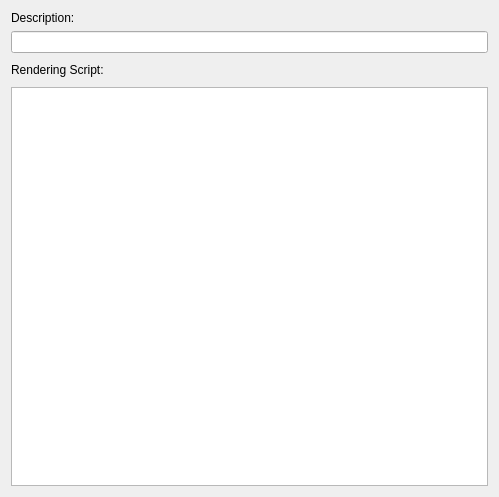
<?xml version="1.0" encoding="UTF-8"?>
<ui version="4.0">
 <class>LabelDefinitionPropertiesWidget</class>
 <widget class="QWidget" name="LabelDefinitionPropertiesWidget">
  <property name="geometry">
   <rect>
    <x>0</x>
    <y>0</y>
    <width>499</width>
    <height>497</height>
   </rect>
  </property>
  <property name="windowTitle">
   <string>LabelDefinitionPropertiesWidget</string>
  </property>
  <layout class="QVBoxLayout" name="verticalLayout">
   <property name="leftMargin">
    <number>0</number>
   </property>
   <property name="topMargin">
    <number>0</number>
   </property>
   <property name="rightMargin">
    <number>0</number>
   </property>
   <property name="bottomMargin">
    <number>0</number>
   </property>
   <item>
    <widget class="QStackedWidget" name="stackedWidget">
     <property name="currentIndex">
      <number>0</number>
     </property>
     <widget class="QWidget" name="marker_page">
      <layout class="QVBoxLayout" name="verticalLayout_2">
       <item>
        <widget class="QLabel" name="label_2">
         <property name="text">
          <string>Description:</string>
         </property>
        </widget>
       </item>
       <item>
        <widget class="QLineEdit" name="description_lineEdit"/>
       </item>
       <item>
        <widget class="QWidget" name="widget_3" native="true">
         <layout class="QHBoxLayout" name="horizontalLayout_3">
          <property name="leftMargin">
           <number>0</number>
          </property>
          <property name="topMargin">
           <number>0</number>
          </property>
          <property name="rightMargin">
           <number>0</number>
          </property>
          <property name="bottomMargin">
           <number>0</number>
          </property>
          <item>
           <widget class="QLabel" name="label">
            <property name="sizePolicy">
             <sizepolicy hsizetype="MinimumExpanding" vsizetype="Preferred">
              <horstretch>0</horstretch>
              <verstretch>0</verstretch>
             </sizepolicy>
            </property>
            <property name="text">
             <string>Rendering Script:</string>
            </property>
           </widget>
          </item>
          <item>
           <widget class="QPushButton" name="add_code_line_pushButton">
            <property name="text">
             <string/>
            </property>
            <property name="icon">
             <iconset resource="MainWindow.qrc">
              <normaloff>:/MainWindow/Resources/add.ico</normaloff>:/MainWindow/Resources/add.ico</iconset>
            </property>
            <property name="flat">
             <bool>true</bool>
            </property>
           </widget>
          </item>
         </layout>
        </widget>
       </item>
       <item>
        <widget class="QTextEdit" name="rendering_script_textEdit">
         <property name="font">
          <font>
           <family>Courier New</family>
           <pointsize>10</pointsize>
          </font>
         </property>
         <property name="lineWrapMode">
          <enum>QTextEdit::NoWrap</enum>
         </property>
        </widget>
       </item>
      </layout>
     </widget>
     <widget class="QWidget" name="empty_page"/>
     <widget class="QWidget" name="category_page">
      <layout class="QFormLayout" name="formLayout">
       <item row="0" column="0">
        <widget class="QLabel" name="label_3">
         <property name="text">
          <string>Category value:</string>
         </property>
        </widget>
       </item>
       <item row="0" column="1">
        <widget class="QWidget" name="widget" native="true">
         <layout class="QHBoxLayout" name="horizontalLayout">
          <property name="leftMargin">
           <number>0</number>
          </property>
          <property name="topMargin">
           <number>0</number>
          </property>
          <property name="rightMargin">
           <number>0</number>
          </property>
          <property name="bottomMargin">
           <number>0</number>
          </property>
          <item>
           <widget class="QLineEdit" name="category_value_lineEdit">
            <property name="readOnly">
             <bool>true</bool>
            </property>
           </widget>
          </item>
          <item>
           <widget class="QToolButton" name="change_category_value_toolButton">
            <property name="text">
             <string>...</string>
            </property>
           </widget>
          </item>
         </layout>
        </widget>
       </item>
       <item row="1" column="0">
        <widget class="QLabel" name="label_4">
         <property name="text">
          <string>Category color:</string>
         </property>
        </widget>
       </item>
       <item row="1" column="1">
        <widget class="QWidget" name="widget_2" native="true">
         <layout class="QHBoxLayout" name="horizontalLayout_2">
          <property name="leftMargin">
           <number>0</number>
          </property>
          <property name="topMargin">
           <number>0</number>
          </property>
          <property name="rightMargin">
           <number>0</number>
          </property>
          <property name="bottomMargin">
           <number>0</number>
          </property>
          <item>
           <widget class="QLabel" name="category_color_label">
            <property name="sizePolicy">
             <sizepolicy hsizetype="MinimumExpanding" vsizetype="Preferred">
              <horstretch>0</horstretch>
              <verstretch>0</verstretch>
             </sizepolicy>
            </property>
            <property name="minimumSize">
             <size>
              <width>32</width>
              <height>0</height>
             </size>
            </property>
            <property name="text">
             <string>COLOR</string>
            </property>
            <property name="scaledContents">
             <bool>true</bool>
            </property>
           </widget>
          </item>
          <item>
           <widget class="QToolButton" name="change_category_color_toolButton">
            <property name="text">
             <string>...</string>
            </property>
           </widget>
          </item>
         </layout>
        </widget>
       </item>
      </layout>
     </widget>
    </widget>
   </item>
  </layout>
 </widget>
 <layoutdefault spacing="6" margin="11"/>
 <resources>
  <include location="MainWindow.qrc"/>
 </resources>
 <connections/>
</ui>
